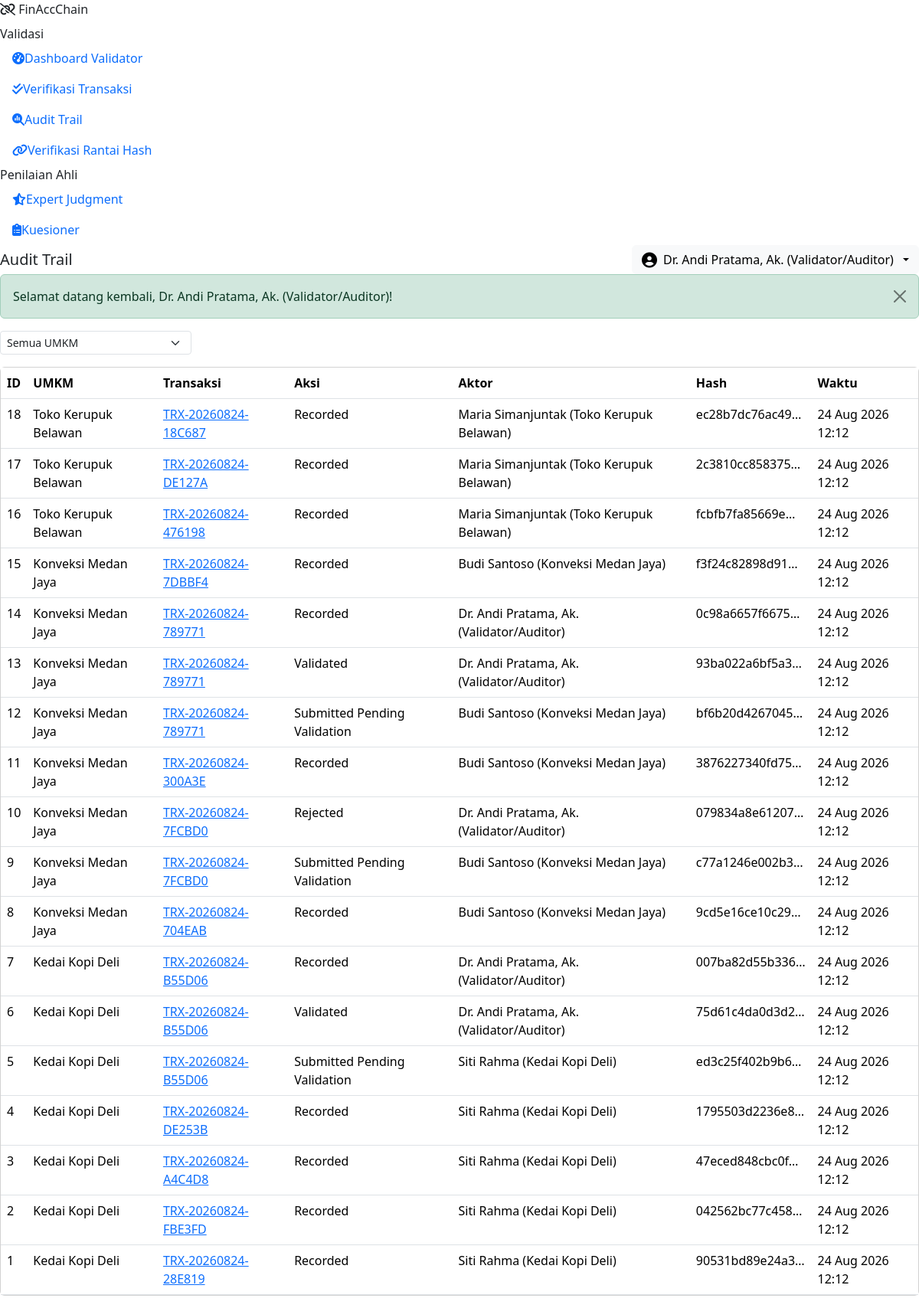
Page /validator/audit_trail.php (signed in) on the committed database.
### tables this page shows
CREATE TABLE audit_trails (
    id INT UNSIGNED AUTO_INCREMENT PRIMARY KEY,
    transaction_id INT UNSIGNED NOT NULL,
    action VARCHAR(60) NOT NULL,           
    actor_id INT UNSIGNED NULL,
    current_hash CHAR(64) NOT NULL,
    previous_hash CHAR(64) NULL,
    payload_snapshot TEXT NULL,
    created_at DATETIME NOT NULL DEFAULT CURRENT_TIMESTAMP,
    CONSTRAINT fk_audit_trx FOREIGN KEY (transaction_id) REFERENCES transactions(id) ON DELETE CASCADE,
    CONSTRAINT fk_audit_actor FOREIGN KEY (actor_id) REFERENCES users(id),
    INDEX idx_audit_trx (transaction_id),
    INDEX idx_audit_hash (current_hash)
);

CREATE TABLE msmes (
    id INT UNSIGNED AUTO_INCREMENT PRIMARY KEY,
    user_id INT UNSIGNED NOT NULL,
    business_name VARCHAR(150) NOT NULL,
    owner_name VARCHAR(150) NOT NULL,
    sector VARCHAR(100) NOT NULL,
    address VARCHAR(255) NULL,
    business_age_years TINYINT UNSIGNED NULL,
    employee_count SMALLINT UNSIGNED NULL,
    monthly_turnover_category ENUM('<5jt','5-10jt','10-50jt','50-300jt','>300jt') NOT NULL DEFAULT '<5jt',
    digital_payment_usage ENUM('none','partial','full') NOT NULL DEFAULT 'partial',
    fintech_usage ENUM('none','payment_only','payment_financing','full_integration') NOT NULL DEFAULT 'none',
    accounting_method ENUM('manual','spreadsheet','accounting_app','none') NOT NULL DEFAULT 'manual',
    business_status ENUM('active','inactive','suspended') NOT NULL DEFAULT 'active',
    is_demo TINYINT(1) NOT NULL DEFAULT 0,
    created_at DATETIME NOT NULL DEFAULT CURRENT_TIMESTAMP,
    updated_at DATETIME NOT NULL DEFAULT CURRENT_TIMESTAMP ON UPDATE CURRENT_TIMESTAMP,
    CONSTRAINT fk_msme_user FOREIGN KEY (user_id) REFERENCES users(id) ON DELETE CASCADE,
    INDEX idx_msme_sector (sector)
);

CREATE TABLE transactions (
    id INT UNSIGNED AUTO_INCREMENT PRIMARY KEY,
    msme_id INT UNSIGNED NOT NULL,
    transaction_uid VARCHAR(40) NOT NULL UNIQUE,    
    transaction_date DATE NOT NULL,
    type ENUM('sales','purchase','operating_expense','receivable','payable','capital','financing','other_income','other_expense') NOT NULL,
    party_name VARCHAR(150) NULL,
    description VARCHAR(255) NULL,
    amount DECIMAL(18,2) NOT NULL,
    payment_channel ENUM('cash','bank_transfer','qr_payment','e_wallet','digital_financing') NOT NULL DEFAULT 'cash',
    debit_account_id INT UNSIGNED NULL,
    credit_account_id INT UNSIGNED NULL,
    status ENUM('draft','pending','validated','rejected','recorded','reversed') NOT NULL DEFAULT 'draft',
    rejected_reason VARCHAR(255) NULL,
    reversal_of_id INT UNSIGNED NULL,
    created_by INT UNSIGNED NOT NULL,
    approved_by INT UNSIGNED NULL,
    is_demo TINYINT(1) NOT NULL DEFAULT 0,
    created_at DATETIME NOT NULL DEFAULT CURRENT_TIMESTAMP,
    updated_at DATETIME NOT NULL DEFAULT CURRENT_TIMESTAMP ON UPDATE CURRENT_TIMESTAMP,
    CONSTRAINT fk_trx_msme FOREIGN KEY (msme_id) REFERENCES msmes(id) ON DELETE CASCADE,
    CONSTRAINT fk_trx_debit_acc FOREIGN KEY (debit_account_id) REFERENCES accounts(id),
    CONSTRAINT fk_trx_credit_acc FOREIGN KEY (credit_account_id) REFERENCES accounts(id),
    CONSTRAINT fk_trx_reversal FOREIGN KEY (reversal_of_id) REFERENCES transactions(id),
    CONSTRAINT fk_trx_creator FOREIGN KEY (created_by) REFERENCES users(id),
    CONSTRAINT fk_trx_approver FOREIGN KEY (approved_by) REFERENCES users(id),
    INDEX idx_trx_msme (msme_id),
    INDEX idx_trx_status (status),
    INDEX idx_trx_date (transaction_date),
    INDEX idx_trx_type (type)
);

CREATE TABLE users (
    id INT UNSIGNED AUTO_INCREMENT PRIMARY KEY,
    role_id INT UNSIGNED NOT NULL,
    name VARCHAR(150) NOT NULL,
    email VARCHAR(150) NOT NULL UNIQUE,
    password_hash VARCHAR(255) NOT NULL,
    is_active TINYINT(1) NOT NULL DEFAULT 1,
    is_demo TINYINT(1) NOT NULL DEFAULT 0,
    last_login_at DATETIME NULL,
    created_at DATETIME NOT NULL DEFAULT CURRENT_TIMESTAMP,
    updated_at DATETIME NOT NULL DEFAULT CURRENT_TIMESTAMP ON UPDATE CURRENT_TIMESTAMP,
    CONSTRAINT fk_users_role FOREIGN KEY (role_id) REFERENCES roles(id),
    INDEX idx_users_role (role_id)
);

### core/helpers.php (called while the page is built, shortened)
<?php
function base_url(string $path = ''): string
{
    $path = ltrim($path, '/');
    return APP_URL_BASE . '/' . $path;
}
function e(?string $value): string
{
    return htmlspecialchars((string) $value, ENT_QUOTES, 'UTF-8');
}
function format_date(?string $date, string $fmt = 'd M Y'): string
{
    $ts = strtotime($date);
    return $ts ? date($fmt, $ts) : '-';
}
function format_datetime(?string $date): string
{
    return format_date($date, 'd M Y H:i');
}
function paginate_query(int $total, int $page, int $perPage = 10): array
{
    $totalPages = max(1, (int) ceil($total / $perPage));
    $page = max(1, min($page, $totalPages));
    $offset = ($page - 1) * $perPage;
    return [$page, $totalPages, $offset];
}

### validator/audit_trail.php (the view, shortened to what this page needs)
<?php
require_once __DIR__ . '/../core/bootstrap.php';
$db = Database::connection();
$page = max(1, (int) ($_GET['page'] ?? 1));
$where = '1=1';
$params = [];
$countStmt = $db->prepare("SELECT COUNT(*) FROM audit_trails at JOIN transactions t ON t.id = at.transaction_id WHERE $where");
$countStmt->execute($params);
$total = (int) $countStmt->fetchColumn();
[$page, $totalPages, $offset] = paginate_query($total, $page, 20);
$stmt = $db->prepare(
    "SELECT at.*, t.transaction_uid, m.business_name, u.name AS actor_name
     FROM audit_trails at
     JOIN transactions t ON t.id = at.transaction_id
     JOIN msmes m ON m.id = t.msme_id
     LEFT JOIN users u ON u.id = at.actor_id
     WHERE $where ORDER BY at.id DESC LIMIT 20 OFFSET $offset"
);
$stmt->execute($params);
$rows = $stmt->fetchAll();
require __DIR__ . '/../includes/app_header.php';
?>
<form class="d-flex gap-2 mb-3" method="get">
  <select name="msme_id" class="form-select form-select-sm" style="width:250px" onchange="this.form.submit()">
    <option value="">Semua UMKM</option>
  </select>
</form>
<div class="card fac-card">
  <div class="table-responsive">
    <table class="table table-fac mb-0">
      <thead><tr><th>ID</th><th>UMKM</th><th>Transaksi</th><th>Aksi</th><th>Aktor</th><th>Hash</th><th>Waktu</th></tr></thead>
      <tbody>
      <?php foreach ($rows as $r): ?>
        <tr>
          <td><?= $r['id'] ?></td>
          <td><?= e($r['business_name']) ?></td>
          <td><a href="<?= base_url('msme/transaction_detail.php?id=' . $r['transaction_id']) ?>"><?= e($r['transaction_uid']) ?></a></td>
          <td><?= e(ucwords(str_replace('_',' ',$r['action']))) ?></td>
          <td><?= e($r['actor_name'] ?? 'sistem') ?></td>
          <td class="hash-chip"><?= substr($r['current_hash'],0,14) ?>…</td>
          <td><?= format_datetime($r['created_at']) ?></td>
        </tr>
      <?php endforeach; ?>
      </tbody>
    </table>
  </div>
</div>
<?php require __DIR__ . '/../includes/app_footer.php'; ?>

### rows in the picture
audit_trails: id "18", msmes.business_name "Toko Kerupuk Belawan", transaction.transaction_uid "TRX-20260824-18C687", action "Recorded", actor.name "Maria Simanjuntak (Toko Kerupuk Belawan)", current_hash "ec28b7dc76ac49", created_at "24 Aug 2026 12:12"
audit_trails: id "17", msmes.business_name "Toko Kerupuk Belawan", transaction.transaction_uid "TRX-20260824-DE127A", action "Recorded", actor.name "Maria Simanjuntak (Toko Kerupuk Belawan)", current_hash "2c3810cc858375", created_at "24 Aug 2026 12:12"
audit_trails: id "16", msmes.business_name "Toko Kerupuk Belawan", transaction.transaction_uid "TRX-20260824-476198", action "Recorded", actor.name "Maria Simanjuntak (Toko Kerupuk Belawan)", current_hash "fcbfb7fa85669e", created_at "24 Aug 2026 12:12"
audit_trails: id "15", msmes.business_name "Konveksi Medan Jaya", transaction.transaction_uid "TRX-20260824-7DBBF4", action "Recorded", actor.name "Budi Santoso (Konveksi Medan Jaya)", current_hash "f3f24c82898d91", created_at "24 Aug 2026 12:12"
audit_trails: id "14", msmes.business_name "Konveksi Medan Jaya", transaction.transaction_uid "TRX-20260824-789771", action "Recorded", actor.name "Dr. Andi Pratama, Ak. (Validator/Auditor)", current_hash "0c98a6657f6675", created_at "24 Aug 2026 12:12"
audit_trails: id "13", msmes.business_name "Konveksi Medan Jaya", transaction.transaction_uid "TRX-20260824-789771", action "Validated", actor.name "Dr. Andi Pratama, Ak. (Validator/Auditor)", current_hash "93ba022a6bf5a3", created_at "24 Aug 2026 12:12"
audit_trails: id "12", msmes.business_name "Konveksi Medan Jaya", transaction.transaction_uid "TRX-20260824-789771", action "Submitted Pending Validation", actor.name "Budi Santoso (Konveksi Medan Jaya)", current_hash "bf6b20d4267045", created_at "24 Aug 2026 12:12"
audit_trails: id "11", msmes.business_name "Konveksi Medan Jaya", transaction.transaction_uid "TRX-20260824-300A3E", action "Recorded", actor.name "Budi Santoso (Konveksi Medan Jaya)", current_hash "3876227340fd75", created_at "24 Aug 2026 12:12"
audit_trails: id "10", msmes.business_name "Konveksi Medan Jaya", transaction.transaction_uid "TRX-20260824-7FCBD0", action "Rejected", actor.name "Dr. Andi Pratama, Ak. (Validator/Auditor)", current_hash "079834a8e61207", created_at "24 Aug 2026 12:12"
audit_trails: id "9", msmes.business_name "Konveksi Medan Jaya", transaction.transaction_uid "TRX-20260824-7FCBD0", action "Submitted Pending Validation", actor.name "Budi Santoso (Konveksi Medan Jaya)", current_hash "c77a1246e002b3", created_at "24 Aug 2026 12:12"
audit_trails: id "8", msmes.business_name "Konveksi Medan Jaya", transaction.transaction_uid "TRX-20260824-704EAB", action "Recorded", actor.name "Budi Santoso (Konveksi Medan Jaya)", current_hash "9cd5e16ce10c29", created_at "24 Aug 2026 12:12"
audit_trails: id "7", msmes.business_name "Kedai Kopi Deli", transaction.transaction_uid "TRX-20260824-B55D06", action "Recorded", actor.name "Dr. Andi Pratama, Ak. (Validator/Auditor)", current_hash "007ba82d55b336", created_at "24 Aug 2026 12:12"
audit_trails: id "6", msmes.business_name "Kedai Kopi Deli", transaction.transaction_uid "TRX-20260824-B55D06", action "Validated", actor.name "Dr. Andi Pratama, Ak. (Validator/Auditor)", current_hash "75d61c4da0d3d2", created_at "24 Aug 2026 12:12"
audit_trails: id "5", msmes.business_name "Kedai Kopi Deli", transaction.transaction_uid "TRX-20260824-B55D06", action "Submitted Pending Validation", actor.name "Siti Rahma (Kedai Kopi Deli)", current_hash "ed3c25f402b9b6", created_at "24 Aug 2026 12:12"
audit_trails: id "4", msmes.business_name "Kedai Kopi Deli", transaction.transaction_uid "TRX-20260824-DE253B", action "Recorded", actor.name "Siti Rahma (Kedai Kopi Deli)", current_hash "1795503d2236e8", created_at "24 Aug 2026 12:12"
audit_trails: id "3", msmes.business_name "Kedai Kopi Deli", transaction.transaction_uid "TRX-20260824-A4C4D8", action "Recorded", actor.name "Siti Rahma (Kedai Kopi Deli)", current_hash "47eced848cbc0f", created_at "24 Aug 2026 12:12"
audit_trails: id "2", msmes.business_name "Kedai Kopi Deli", transaction.transaction_uid "TRX-20260824-FBE3FD", action "Recorded", actor.name "Siti Rahma (Kedai Kopi Deli)", current_hash "042562bc77c458", created_at "24 Aug 2026 12:12"
audit_trails: id "1", msmes.business_name "Kedai Kopi Deli", transaction.transaction_uid "TRX-20260824-28E819", action "Recorded", actor.name "Siti Rahma (Kedai Kopi Deli)", current_hash "90531bd89e24a3", created_at "24 Aug 2026 12:12"

### other values in the picture
APP_NAME "FinAccChain"
$label "Dashboard Validator Verifikasi Transaksi Audit Trail Verifikasi Rantai Hash Expert Judgment Kuesioner"
$pageTitle "Audit Trail"
$u['name'] "Dr. Andi Pratama, Ak. (Validator/Auditor)"
$f['message'] "Selamat datang kembali, Dr. Andi Pratama, Ak. (Validator/Auditor)!"
